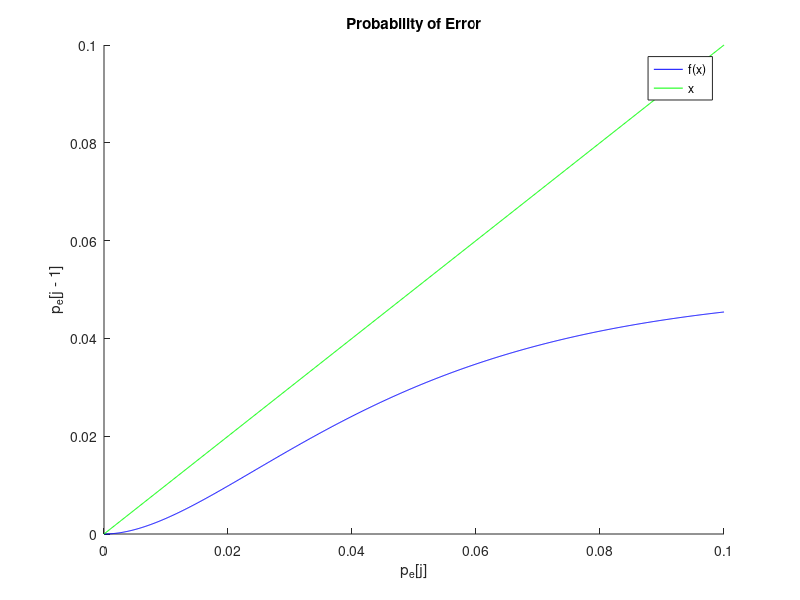

The MATLAB source for this figure:
% EE 121
% HW 3
% Problem 2
% Part k


x = linspace(0,0.1,1001);
z = zeros(1,length(x));
w = zeros(1,length(x));
t = zeros(1,length(x));

figure
hold on

p = 0.05;
f = p*(1 - (1 - x).^(29)).^2;
y = x;
plot(x,f,'b')
plot(x,y,'g')
title('Probability of Error')
legend('f(x)','x')
xlabel('p_e[j]')
ylabel('p_e[j - 1]')
